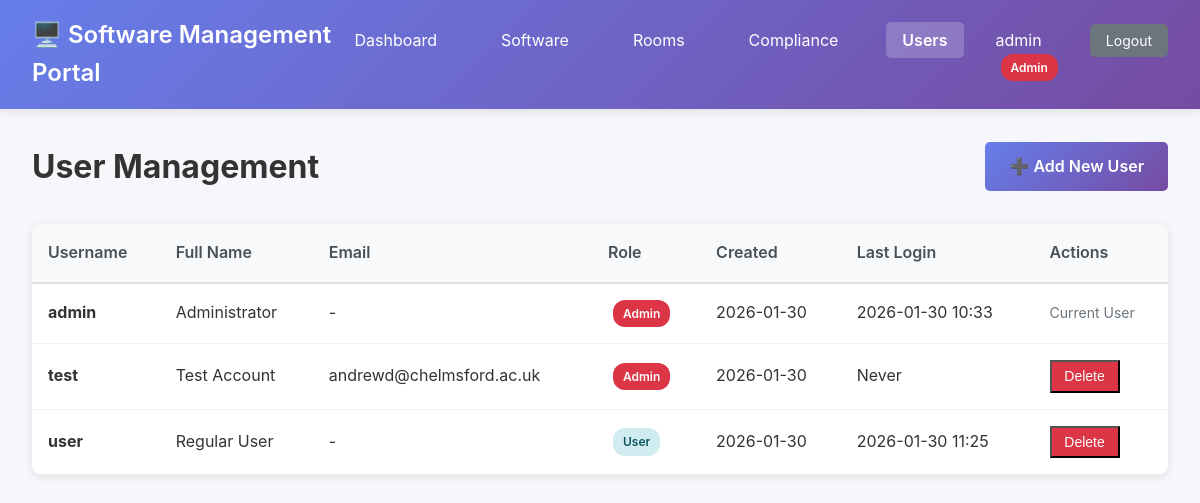
Before: /users (signed in) with the older database file.
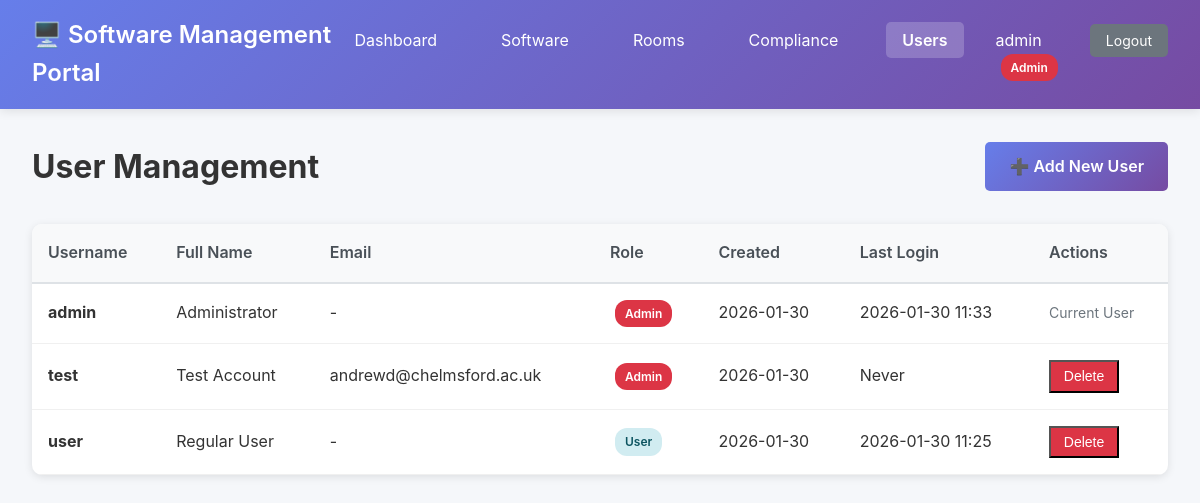
After: the same page with the newer database file.
### tables this page shows
CREATE TABLE users (
    id INTEGER PRIMARY KEY AUTOINCREMENT,
    username TEXT NOT NULL UNIQUE,
    password_hash TEXT NOT NULL,
    full_name TEXT,
    email TEXT,
    is_superuser BOOLEAN DEFAULT 0,
    created_at TIMESTAMP DEFAULT CURRENT_TIMESTAMP,
    last_login TIMESTAMP
);

### app.py (the view)
@app.route('/users')
@login_required
@superuser_required
def users_list():
    conn = get_db()
    cursor = conn.cursor()
    cursor.execute('''
        SELECT id, username, full_name, email, is_superuser, created_at, last_login
        FROM users
        ORDER BY username
    ''')
    users = cursor.fetchall()
    conn.close()
    return render_template('users_list.html', users=users)

### app.py (called while the page is built)
@login_manager.user_loader
def load_user(user_id):
    conn = get_db()
    cursor = conn.cursor()
    cursor.execute('SELECT id, username, full_name, is_superuser FROM users WHERE id = ?', (user_id,))
    user_data = cursor.fetchone()
    conn.close()
    if user_data:
        return User(user_data['id'], user_data['username'], user_data['full_name'], user_data['is_superuser'])
    return None

def superuser_required(f):
    @wraps(f)
    def decorated_function(*args, **kwargs):
        if not current_user.is_authenticated or not current_user.is_superuser:
            flash('You need superuser privileges to access this page.', 'error')
            return redirect(url_for('index'))
        return f(*args, **kwargs)
    return decorated_function

def get_db():
    conn = sqlite3.connect(DB_PATH)
    conn.row_factory = sqlite3.Row
    return conn

### templates/users_list.html (shortened to what this page needs)
<!DOCTYPE html>
<html lang="en">
<head>
    <link rel="stylesheet" href="{{ url_for('static', filename='style.css') }}">
</head>
<body>
    <nav class="navbar">
        <div class="nav-brand">
            <h1>🖥️ Software Management Portal</h1>
        </div>
        <ul class="nav-menu">
            <li><a href="{{ url_for('index') }}">Dashboard</a></li>
            <li><a href="{{ url_for('software_list') }}">Software</a></li>
            <li><a href="{{ url_for('rooms_list') }}">Rooms</a></li>
            {% if current_user.is_superuser %}
            <li><a href="{{ url_for('compliance_report') }}">Compliance</a></li>
            <li><a href="{{ url_for('users_list') }}" class="active">Users</a></li>
            {% endif %}
            <li class="user-info">
                {{ current_user.username }}
                {% if current_user.is_superuser %}
                <span class="badge badge-admin">Admin</span>
                {% endif %}
            </li>
            <li><a href="{{ url_for('logout') }}" class="btn-sm btn-secondary">Logout</a></li>
        </ul>
    </nav>
    <div class="container">
        <div class="page-header">
            <h2>User Management</h2>
            <a href="{{ url_for('add_user') }}" class="btn btn-primary">➕ Add New User</a>
        </div>
        <div class="table-container">
            <table class="data-table">
                <thead>
                    <tr>
                        <th>Username</th>
                        <th>Full Name</th>
                        <th>Email</th>
                        <th>Role</th>
                        <th>Created</th>
                        <th>Last Login</th>
                        <th>Actions</th>
                    </tr>
                </thead>
                <tbody>
                    {% for user in users %}
                    <tr>
                        <td><strong>{{ user.username }}</strong></td>
                        <td>{{ user.full_name or '-' }}</td>
                        <td>{{ user.email or '-' }}</td>
                        <td>
                            {% if user.is_superuser %}
                            <span class="badge badge-admin">Admin</span>
                            {% else %}
                            <span class="badge badge-info">User</span>
                            {% endif %}
                        </td>
                        <td>{{ user.created_at[:10] if user.created_at else '-' }}</td>
                        <td>{{ user.last_login[:16] if user.last_login else 'Never' }}</td>
                        <td>
                            {% if user.id != current_user.id %}
                            <form method="post" action="{{ url_for('delete_user', user_id=user.id) }}" style="display:inline;" onsubmit="return confirm('Delete user {{ user.username }}?');">
                                <button type="submit" class="btn-sm btn-danger">Delete</button>
                            </form>
                            {% else %}
                            <span class="text-muted">Current User</span>
                            {% endif %}
                        </td>
                    </tr>
                    {% endfor %}
                </tbody>
            </table>
        </div>
    </div>
</body>
</html>

Changed rows visible on the page:
changed users "admin": last_login "2026-01-30 10:33" → "2026-01-30 11:33"
